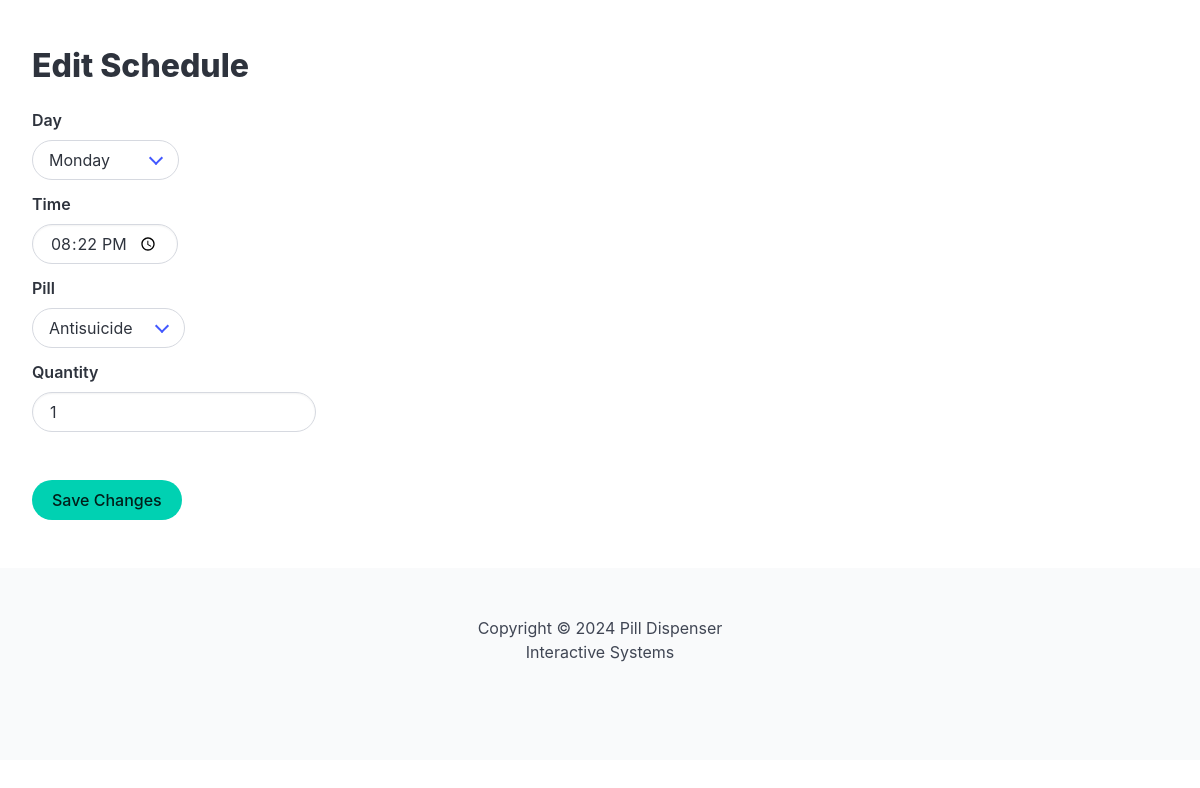
Page /edit_schedule/1 on the committed database.
### app.py (models this page shows)
class Schedule(db.Model):
    id = db.Column(db.Integer, primary_key=True)
    day = db.Column(db.String(10), nullable=False)
    time = db.Column(db.String(5), nullable=False)
    quantity = db.Column(db.Integer, nullable=False, default=1)
    pill_id = db.Column(db.Integer, db.ForeignKey('pill.id'), nullable=False)
    logs = db.relationship('Log', backref='schedule', lazy=True)

class Pill(db.Model):
    id = db.Column(db.Integer, primary_key=True)
    name = db.Column(db.String(100), nullable=False)
    dosage = db.Column(db.String(20), nullable=False)
    tank = db.Column(db.String(1), nullable=False, default='a')
    schedules = db.relationship('Schedule', backref='pill', lazy=True)

### app.py (the view, shortened to what this page needs)
@app.route('/edit_schedule/<int:schedule_id>', methods=['GET', 'POST'])
def edit_schedule(schedule_id):
    schedule = Schedule.query.get_or_404(schedule_id)
    pills = Pill.query.all()
    return render_template('edit_schedule.html', schedule=schedule, pills=pills)

### templates/edit_schedule.html (shortened to what this page needs)
{% extends 'base.html' %}
{% block body %}
<section class="mt-6">
    <h1 class="title">Edit Schedule</h1>
    <form action="/edit_schedule/{{ schedule.id }}" method="POST">
        <div class="field">
            <label for="day" class="label">Day</label>
            <div class="select is-rounded">
                <select id="day" name="day" required>
                    <option value="Monday" {% if schedule.day == 'Monday' %} selected {% endif %}>Monday</option>
                </select>
            </div>
        </div>
        <div class="field">
            <label for="time" class="label">Time</label>
            <input class="input is-rounded" style="width: max-content;" type="time" id="time" name="time" value="{{ schedule.time }}">
        </div>
        <div class="field">
            <label for="pill" class="label">Pill</label>
            <div class="select is-rounded">
                <select id="pill" name="pill_id" required>
                    {% for pill in pills %}
                        <option value="{{ pill.id }}" {% if pill.id == schedule.pill_id %} selected {% endif %}>{{ pill.name }}</option>
                    {% endfor %}
                </select>
            </div>
        </div>
        <div class="field">
            <label for="quantity" class="label">Quantity</label>
            <input class="input is-rounded" style="width: max-content;" type="number" id="quantity" name="quantity" min="1" value="{{ schedule.quantity }}" required><br><br>
        </div>
        <button type="submit" class="button is-primary is-rounded mt-3">Save Changes</button>
    </form>
</section>
{% endblock %}

### static/css/main.css (style rules this page uses)
* { -webkit-box-sizing: border-box; -moz-box-sizing: border-box; box-sizing: border-box; }

### rows in the picture
Schedule: day "Monday", time "20:22", pill_id "Antisuicide", quantity "1"
